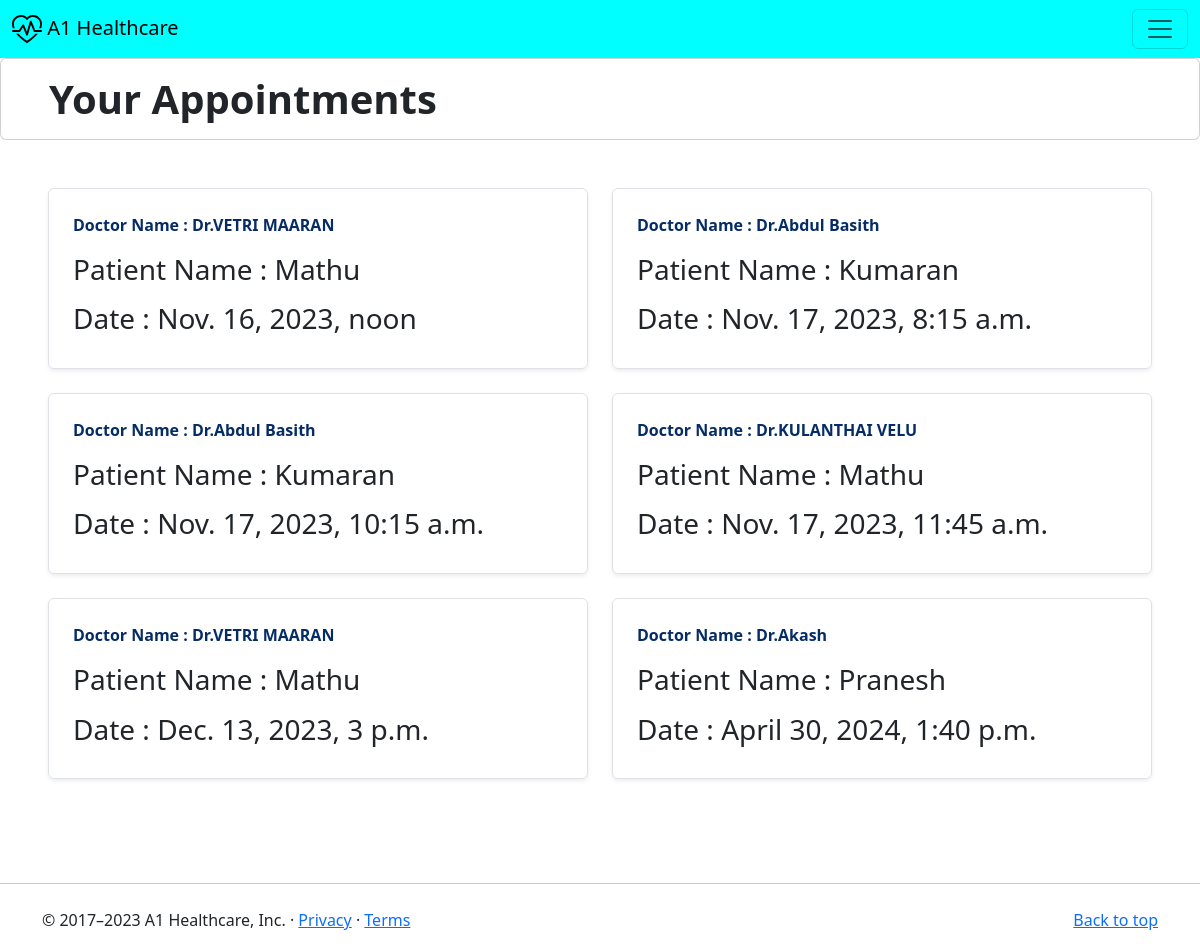
The app's page /admapps/ with its own data.
### server/models.py (models this page shows)
class Appointments(models.Model):
    appid=models.AutoField(primary_key=True,unique=True)
    docid=models.IntegerField()
    docname=models.CharField(max_length=40)
    pid=models.IntegerField()
    pname=models.CharField(max_length=40)
    appdate=models.DateTimeField()
    desc=models.CharField(max_length=150)

### server/views.py (the view)
# urls.py: path("admapps/",views.adminappointments,name="admapps"),
def adminappointments(request):
   appointments=Appointments.objects.all()
   if appointments:
        return render(request,"viewapps.html",{
            "patientapps":appointments
        })
   else:
        return render(request,"viewapps.html")

### server/templates/viewapps.html (shortened to what this page needs)
{% extends "layout.html" %}
{% block body %}
{% load static %}
    <nav class="navbar" style="background-color: aqua;">
        <div class="container-fluid">
          <a class="navbar-brand" href="#"><img src="{% static "img/heart-pulse.svg"%}" alt="heart pulse icon" height="30"> A1 Healthcare</a>
          <button class="navbar-toggler" type="button" data-bs-toggle="collapse" data-bs-target="#navbarSupportedContent"
            aria-controls="navbarSupportedContent" aria-expanded="false" aria-label="Toggle navigation">
            <span class="navbar-toggler-icon"></span>
          </button>
        </div>
      </nav>
      <div class="card">
        <h1 class="ms-5 mt-3 mb-3" style="font-weight: bolder;">Your Appointments</h1>
      </div>
      <div class="p-5">
        <div class="row mb-2">
        {% for apps in patientapps %}
          <div class="col-md-6">
            <div class="row g-0 border rounded overflow-hidden flex-md-row mb-4 shadow-sm h-md-250 position-relative">
              <div class="col p-4 d-flex flex-column position-static">
                <strong class="d-inline-block mb-2 text-primary-emphasis">Doctor Name : Dr.{{apps.docname}}</strong>
                <h3 class=" mt-2 mb-2">Patient Name : {{apps.pname}}</h3>
                <h3 class=" mt-2 mb-2">Date : {{apps.appdate}}</h3>
              </div>
            </div>
          </div>
        {% endfor %}
        </div>
    </div>
    <hr class="my-4">
    <footer class="container">
        <p class="float-end"><a href="#">Back to top</a></p>
        <p>© 2017–2023 A1 Healthcare, Inc. · <a href="#">Privacy</a> · <a href="#">Terms</a></p>
      </footer>
{% endblock %}

### records on screen
Appointments: docname "VETRI MAARAN", pname "Mathu", appdate "Nov. 16, 2023, noon"
Appointments: docname "Abdul Basith", pname "Kumaran", appdate "Nov. 17, 2023, 8:15 a.m."
Appointments: docname "Abdul Basith", pname "Kumaran", appdate "Nov. 17, 2023, 10:15 a.m."
Appointments: docname "KULANTHAI VELU", pname "Mathu", appdate "Nov. 17, 2023, 11:45 a.m."
Appointments: docname "VETRI MAARAN", pname "Mathu", appdate "Dec. 13, 2023, 3 p.m."
Appointments: docname "Akash", pname "Pranesh", appdate "April 30, 2024, 1:40 p.m."
